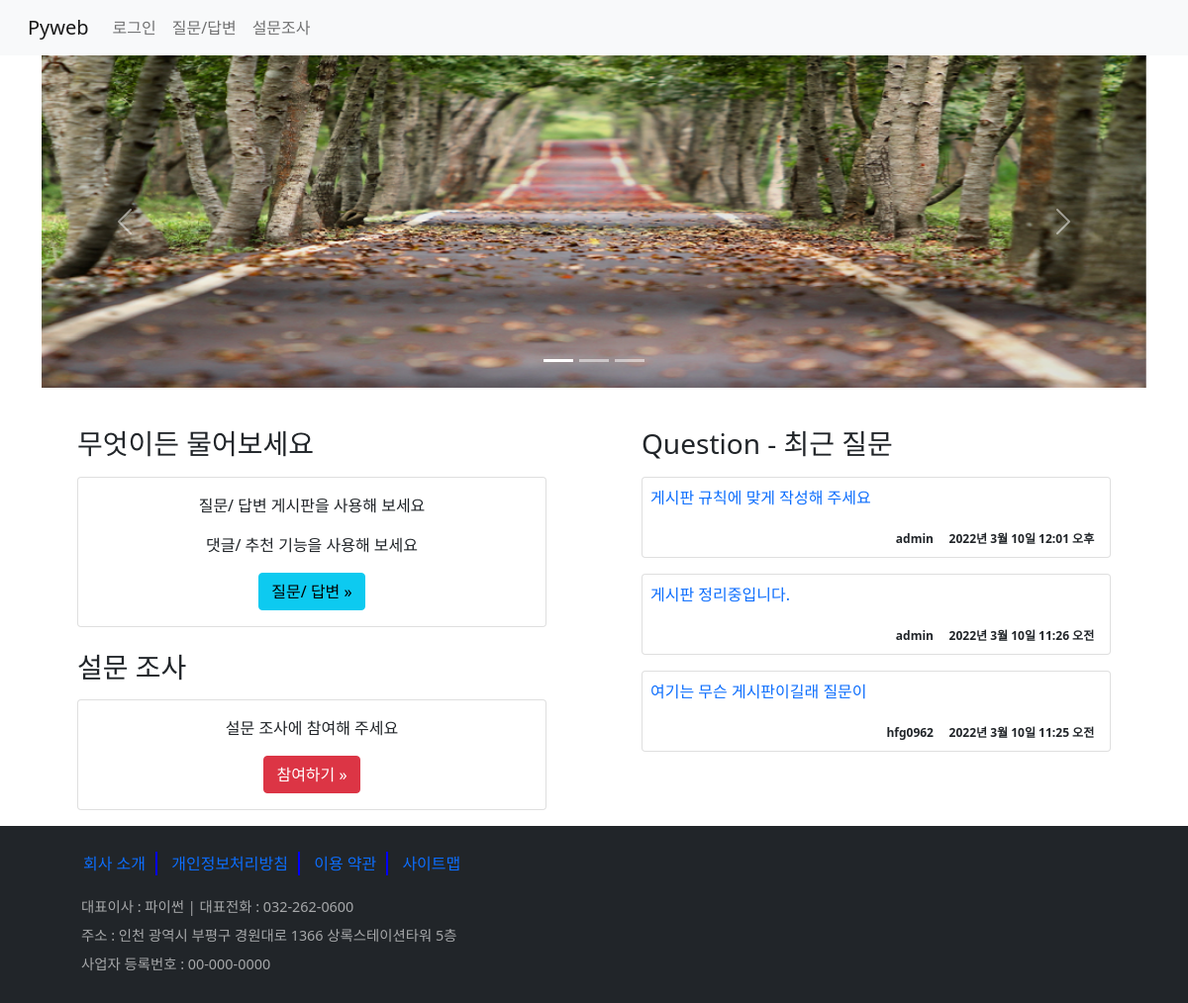
The app's page /, older data.
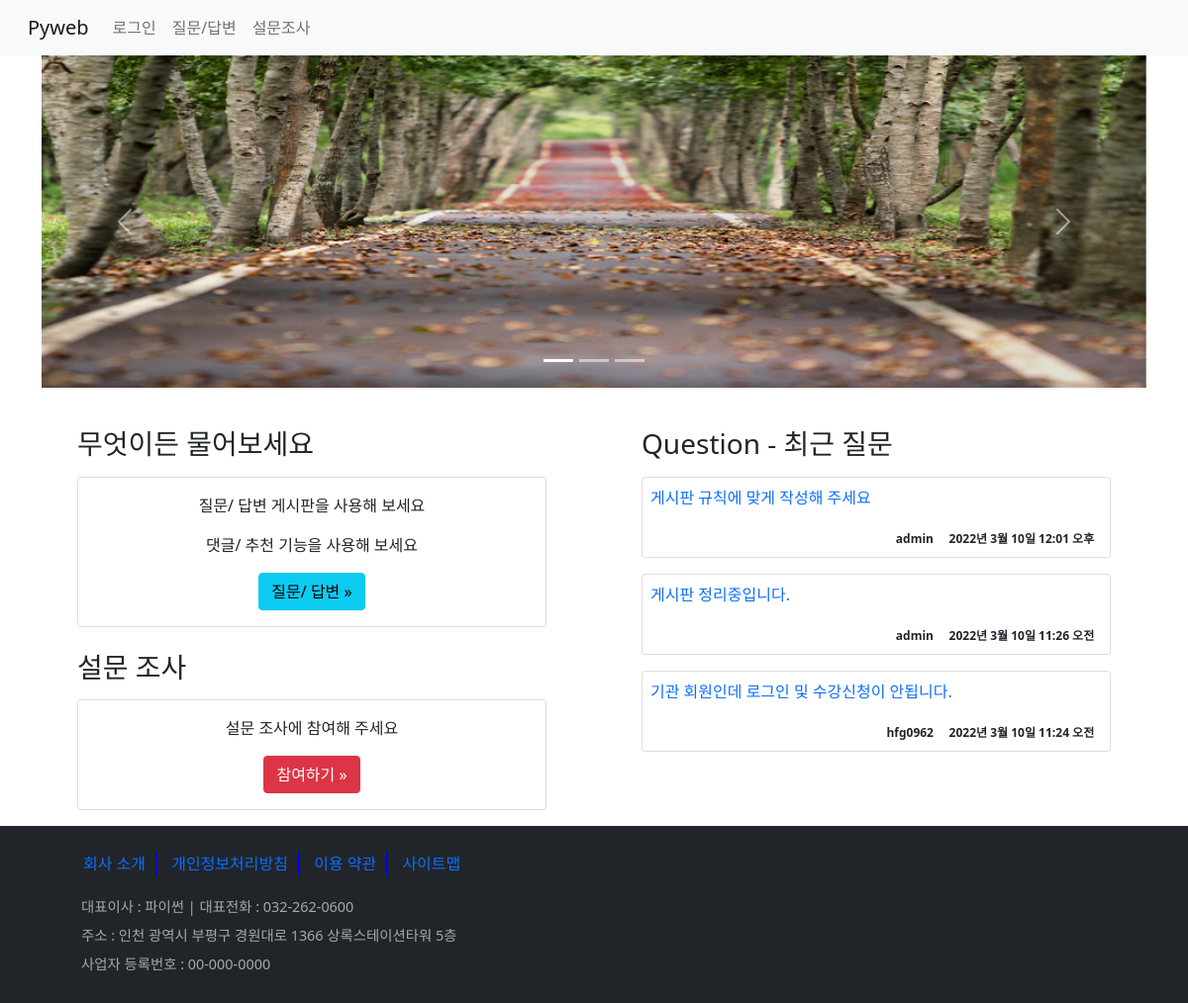
The same page, newer data.
### board/models.py (models this page shows, shortened)
class Question(models.Model):
    subject = models.CharField(max_length=200)
    content = models.TextField()
    create_date = models.DateTimeField()  # not null
    modify_date = models.DateTimeField(null=True, blank=True) # null 값 허용/ blank- 폼 데이터null
    author = models.ForeignKey(User, on_delete=models.CASCADE, related_name='author_question')
    voter = models.ManyToManyField(User, related_name='voter_question')

### board/views/base_views.py (the view)
# urls.py: path('', base_views.index, name='index'),  #127.0.0.1:8000/board/
def index(request):
    question_list = Question.objects.order_by('-pk')[:3]
    context = {'question_list':question_list}
    return render(request, 'board/index.html', context)

### templates/board/index.html (shortened to what this page needs)
{% extends 'base.html'%}
{% load static %}
{% block content %}
<div class="container">
    <div id="carouselExampleIndicators" class="carousel slide" data-bs-ride="carousel">
      <div class="carousel-indicators">
        <button type="button" data-bs-target="#carouselExampleIndicators" data-bs-slide-to="0" class="active" aria-current="true" aria-label="Slide 1"></button>
        <button type="button" data-bs-target="#carouselExampleIndicators" data-bs-slide-to="1" aria-label="Slide 2"></button>
        <button type="button" data-bs-target="#carouselExampleIndicators" data-bs-slide-to="2" aria-label="Slide 3"></button>
      </div>
      <div class="carousel-inner">
        <div class="carousel-item active">
          <img src="{% static 'board/images/bg0.png' %}" class="d-block w-100" alt="...">
        </div>
      </div>
      <button class="carousel-control-prev" type="button" data-bs-target="#carouselExampleIndicators" data-bs-slide="prev">
        <span class="carousel-control-prev-icon" aria-hidden="true"></span>
      </button>
      <button class="carousel-control-next" type="button" data-bs-target="#carouselExampleIndicators" data-bs-slide="next">
        <span class="carousel-control-next-icon" aria-hidden="true"></span>
      </button>
    </div>
    <div class="row">
        <div class="col-6 mt-3 px-5">
            <h3 class="mt-4">무엇이든 물어보세요</h3>
            <div class="card my-3" style="text-align:center;">
                <div class="card-body">
                    <p>질문/ 답변 게시판을 사용해 보세요</p>
                    <p>댓글/ 추천 기능을 사용해 보세요</p>
                    <a href="{% url 'board:boardlist' %}" class="btn btn-info">질문/ 답변 &raquo;</a>
                </div>
            </div>
            <h3 class="mt-4">설문 조사</h3>
            <div class="card my-3" style="text-align:center;">
                <div class="card-body">
                    <p>설문 조사에 참여해 주세요</p>
                    <a href="{% url 'poll:index' %}" class="btn btn-danger">참여하기 &raquo;</a>
                </div>
            </div>
        </div>
        <div class="col-6 mt-3 px-5">
        <h3 class="mt-4">Question - 최근 질문</h3>
            {% for question in question_list%}
            <div class="card my-3" >
                <div class="card-body p-2">
                    <p>
                        <a href="{% url 'board:detail' question.id %}"
                            class="text-decoration-none">
                            {{ question.subject }}</a>
                    </p>
                    <div class="card-text text-right">
                        <span class="badge text-dark">
                            {{ question.author }} &nbsp; &nbsp; {{ question.create_date }}
                        </span>
                    </div>
                </div>
            </div>
            {% endfor %}
        </div>
    </div>
</div>
{% endblock %}

### templates/base.html (shortened to what this page needs)
<!DOCTYPE html>
{% load static %}
<html lang="ko">
<head>
    <link rel="stylesheet" href="{% static 'board/css/bootstrap.css/' %}">
    <link rel="stylesheet" href="{% static 'board/css/style.css/' %}">
    <link href="https://cdn.jsdelivr.net/npm/bootstrap@5.1.3/dist/css/bootstrap.min.css"
          rel="stylesheet"
>
</head>
<body>
{% include 'navbar.html' %}
{% block content %}{% endblock %}
{% include 'footer.html' %}
</body>
</html>

### templates/navbar.html (shortened to what this page needs)
<nav class="navbar navbar-expand-lg navbar-light bg-light">
    <div class="container-fluid">
        <a class="navbar-brand" href="{% url 'board:index' %}">Pyweb</a>
        <div class="collapse navbar-collapse" id="navbarSupportedContent">
            <ul class="navbar-nav me-auto mb-2 mb-lg-0">
                <li class="nav-item">
                    {% if user.is_authenticated %}
                        <a class="nav-link" href="{% url 'common:logout_view' %}">({{ user.username }}님) 로그아웃</a>
                    {% else %}
                        <a class="nav-link" href="{% url 'common:login_view' %}">로그인</a>
                    {% endif %}
                </li>
                <li class="nav-item">
                    <a class="nav-link" href="{% url 'board:boardlist' %}">질문/답변</a>
                </li>
                <li class="nav-item">
                    <a class="nav-link" href="{% url 'poll:index' %}">설문조사</a>
                </li>
            </ul>
        </div>
    </div>
</nav>

### templates/footer.html
<footer class="bg-dark p-3">
    <div class="container">
        <ul class="menu">
            <li><a href="#">회사 소개</a></li>
            <li><a href="#">개인정보처리방침</a></li>
            <li><a href="#">이용 약관</a></li>
            <li><a href="#">사이트맵</a></li>
        </ul>
        <address>
            <p>대표이사 : 파이썬 | 대표전화 : 032-262-0600</p>
            <p>주소 : 인천 광역시 부평구 경원대로 1366 상록스테이션타워 5층</p>
            <p>사업자 등록번호 : 00-000-0000</p>
        </address>
    </div>
</footer>

### static/board/css/style.css (style rules this page uses)
footer .menu { list-style: none; }
footer .menu li { display: inline-block; margin: 10px 0; border-right: 2px solid rgb(0, 0, 255); padding: 0 10px; }
footer .menu li:last-child { border: none; }
footer .menu li a { text-decoration: none; }
footer address p { color: #fff; margin-left: 40px; line-height: 0.9em; color: rgba(255, 255, 255, 0.6); font-size: 0.9em; }

Row changes from the older to the newer data that the page shows:
removed Question: subject "여기는 무슨 게시판이길래 질문이", author "hfg0962", create_date "2022년 3월 10일 11:25 오전"
now on this page (row unchanged): Question: subject "기관 회원인데 로그인 및 수강신청이 안됩니다.", author "hfg0962", create_date "2022년 3월 10일 11:24 오전"
